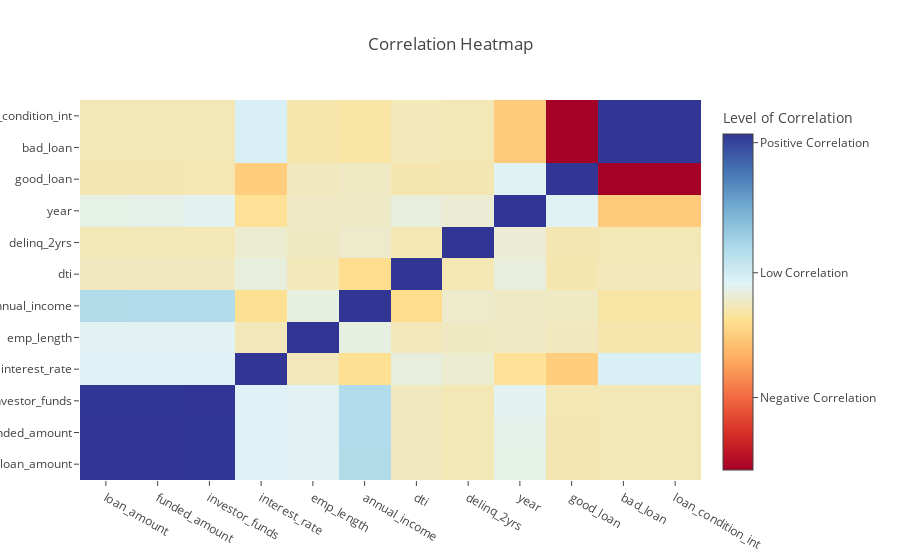

This figure's notebook cell:
### Code cell
# We will use df_correlations dataframe to analyze our correlations.


df_correlations = loan_df.corr()


trace = go.Heatmap(z=df_correlations.values,
                   x=df_correlations.columns,
                   y=df_correlations.columns,
                  colorscale=[[0.0, 'rgb(165,0,38)'], 
                              [0.1111111111111111, 'rgb(215,48,39)'], 
                              [0.2222222222222222, 'rgb(244,109,67)'], 
                              [0.3333333333333333, 'rgb(253,174,97)'], 
                              [0.4444444444444444, 'rgb(254,224,144)'], 
                              [0.5555555555555556, 'rgb(224,243,248)'], 
                              [0.6666666666666666, 'rgb(171,217,233)'], 
                              [0.7777777777777778, 'rgb(116,173,209)'], 
                              [0.8888888888888888, 'rgb(69,117,180)'], 
                              [1.0, 'rgb(49,54,149)']],
            colorbar = dict(
            title = 'Level of Correlation',
            titleside = 'top',
            tickmode = 'array',
            tickvals = [-0.52,0.2,0.95],
            ticktext = ['Negative Correlation','Low Correlation','Positive Correlation'],
            ticks = 'outside'
        )
                  )


layout = {"title": "Correlation Heatmap"}
data=[trace]

fig = dict(data=data, layout=layout)
iplot(fig, filename='labelled-heatmap')

### Figure 1 — Plotly figure (JSON) as saved in the notebook; plotly's stock layout.template omitted (floating-point values rounded to 4 significant figures; data arrays with more than 128 entries replaced by an {"elided": "..."} marker saying what was removed)
{"data": [{"colorbar": {"tickmode": "array", "ticks": "outside", "ticktext": ["Negative Correlation", "Low Correlation", "Positive Correlation"], "tickvals": [-0.52, 0.2, 0.95], "title": "Level of Correlation", "titleside": "top"}, "colorscale": [[0, "rgb(165,0,38)"], [0.1111, "rgb(215,48,39)"], [0.2222, "rgb(244,109,67)"], [0.3333, "rgb(253,174,97)"], [0.4444, "rgb(254,224,144)"], [0.5556, "rgb(224,243,248)"], [0.6667, "rgb(171,217,233)"], [0.7778, "rgb(116,173,209)"], [0.8889, "rgb(69,117,180)"], [1, "rgb(49,54,149)"]], "type": "heatmap", "uid": "18893e31-26d4-4d04-b883-9f3a871bf7b8", "x": ["loan_amount", "funded_amount", "investor_funds", "interest_rate", "emp_length", "annual_income", "dti", "delinq_2yrs", "year", "good_loan", "bad_loan", "loan_condition_int"], "y": ["loan_amount", "funded_amount", "investor_funds", "interest_rate", "emp_length", "annual_income", "dti", "delinq_2yrs", "year", "good_loan", "bad_loan", "loan_condition_int"], "z": {"elided": "12x12 float values"}}], "layout": {"title": "Correlation Heatmap"}}
